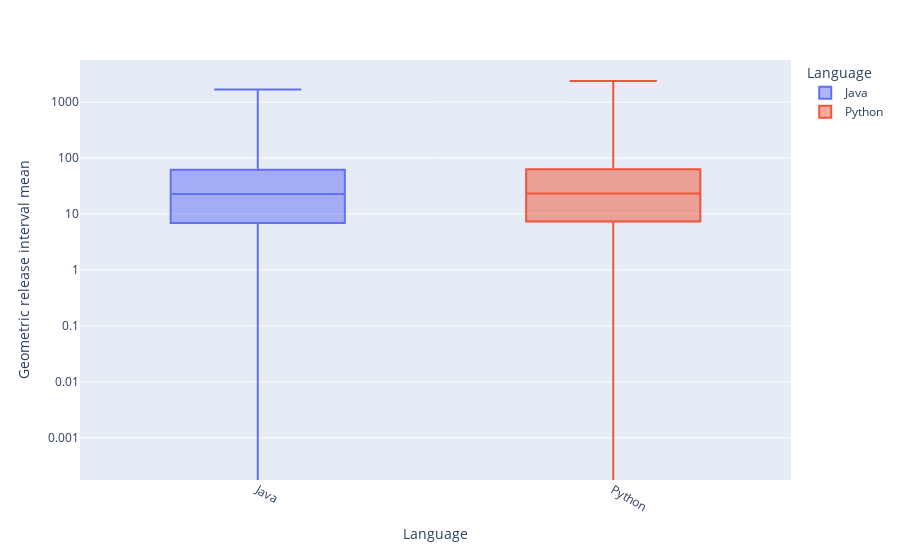

Notebook code for this chart:
### Markdown cell above
Some visualization examples?

### Code cell
from plotly.express import box

fig = box(releases, x="language", y="release_dates_diffs_gmean", color="language", 
          labels={"language": "Language", "release_dates_diffs_gmean": "Geometric release interval mean"}, height=500, log_y=True)

fig.update_xaxes(tickangle=30).update_traces(boxpoints=False) 

fig.show()

### Figure 1 — Plotly figure (JSON) as saved in the notebook; plotly's stock layout.template omitted (floating-point values rounded to 4 significant figures; data arrays with more than 128 entries replaced by an {"elided": "..."} marker saying what was removed)
{"data": [{"alignmentgroup": "True", "boxpoints": false, "hovertemplate": "Language=%{x}<br>Geometric release interval mean=%{y}<extra></extra>", "legendgroup": "Java", "marker": {"color": "#636efa"}, "name": "Java", "notched": false, "offsetgroup": "Java", "orientation": "v", "showlegend": true, "type": "box", "x": {"elided": "1053 str values"}, "x0": " ", "xaxis": "x", "y": {"elided": "1053 float values"}, "y0": " ", "yaxis": "y"}, {"alignmentgroup": "True", "boxpoints": false, "hovertemplate": "Language=%{x}<br>Geometric release interval mean=%{y}<extra></extra>", "legendgroup": "Python", "marker": {"color": "#EF553B"}, "name": "Python", "notched": false, "offsetgroup": "Python", "orientation": "v", "showlegend": true, "type": "box", "x": {"elided": "1219 str values"}, "x0": " ", "xaxis": "x", "y": {"elided": "1219 float values"}, "y0": " ", "yaxis": "y"}], "layout": {"autosize": true, "boxmode": "overlay", "legend": {"title": {"text": "Language"}, "tracegroupgap": 0}, "margin": {"t": 60}, "xaxis": {"anchor": "y", "autorange": true, "categoryarray": ["Java", "Python"], "categoryorder": "array", "domain": [0, 1], "range": [-0.5, 1.5], "tickangle": 30, "title": {"text": "Language"}, "type": "category"}, "yaxis": {"anchor": "x", "autorange": true, "domain": [0, 1], "range": [-3.756, 3.752], "title": {"text": "Geometric release interval mean"}, "type": "log"}}}
